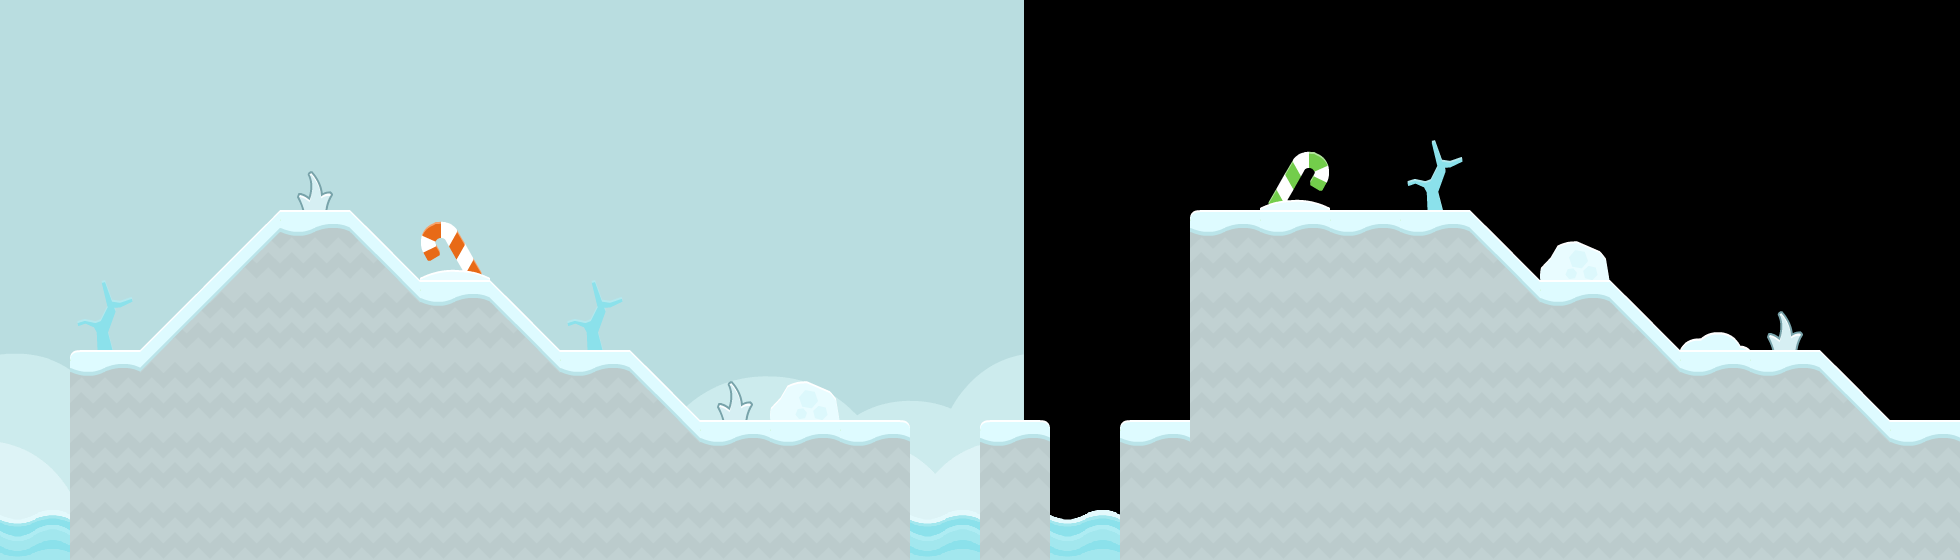

Tiled map render using the project's own tile images. Description and the map definition, with tile-layer contents summarised, below:
An orthogonal 28x8 tile map with 70x70 px tiles, 3 tile layers (tiles_background, tiles_terrain, tiles_foreground), 2 image layers and 12 objects (9x SNOW, start, target, effect_snow).

<map version="1.0" orientation="orthogonal" renderorder="right-down" width="28" height="8" tilewidth="70" tileheight="70" nextobjectid="232">
 <properties>
  <property name="blocks" value="stone_pyramid,stone_small_triangle_left,stone_small_triangle_right,stone_square,stone_square,wood_1x2_triangle_left,wood_1x2_triangle_left" />
  <property name="music" value="happy_level" />
 </properties>
 <tileset firstgid="1" name="tiles" tilewidth="70" tileheight="70" spacing="4" margin="2" tilecount="117">
  <image source="../../graphics/tiles.png" width="962" height="666" />
  <tile id="114">
   <animation>
    <frame tileid="114" duration="100" />
    <frame tileid="115" duration="100" />
    <frame tileid="116" duration="100" />
    <frame tileid="115" duration="100" />
   </animation>
  </tile>
 </tileset>
 <imagelayer name="background_b" x="1024" y="-300">
  <image source="../../graphics/backgrounds/blue_grass.png" />
 </imagelayer>
 <imagelayer name="background_a" y="-300">
  <image source="../../graphics/backgrounds/blue_shroom.png" />
 </imagelayer>
 <layer name="tiles_background" width="30" height="8">
  <data>[240 cells, 13 non-empty, 7 distinct tile ids]</data>
 </layer>
 <layer name="tiles_terrain" width="30" height="8">
  <data>[240 cells, 90 non-empty, 9 distinct tile ids]</data>
 </layer>
 <layer name="tiles_foreground" width="30" height="8">
  <data>[240 cells, 1 non-empty, 1 distinct tile ids]</data>
 </layer>
 <objectgroup name="terrain">
  <object id="215" type="SNOW" x="70" y="350">
   <polygon points="0,0 560,0 630,70 630,210 0,210" />
  </object>
  <object id="216" type="SNOW" x="140" y="350">
   <polygon points="0,0 140,-140 210,-140 280,-70 280,0" />
  </object>
  <object id="217" type="SNOW" x="420" y="280">
   <polygon points="0,0 70,0 140,70 0,70" />
  </object>
  <object id="220" type="SNOW" x="1120" y="420">
   <polygon points="0,0 840,0 840,140 0,140" />
  </object>
  <object id="221" type="SNOW" x="1190" y="210">
   <polygon points="0,0 280,0 350,70 350,210 0,210" />
  </object>
  <object id="223" type="SNOW" x="1540" y="280">
   <polygon points="0,0 70,0 140,70 140,140 0,140" />
  </object>
  <object id="224" type="SNOW" x="1680" y="350">
   <polygon points="0,0 140,0 210,70 0,70" />
  </object>
  <object id="227" type="SNOW" x="700" y="420">
   <polygon points="0,0 210,0 210,140 0,140" />
  </object>
  <object id="229" type="SNOW" x="980" y="420">
   <polygon points="0,0 70,0 70,140 0,140" />
  </object>
 </objectgroup>
 <objectgroup name="entities">
  <properties>
   <property name="blocks" value="wood_square_small_triangle_left,stone_square_small_triangle_left,stone_square" />
   <property name="music" value="happy_level" />
  </properties>
  <object id="4" name="start" type="start" x="560" y="280" width="70" height="70" />
  <object id="5" name="target" type="target" x="1330" y="140" width="70" height="70" />
 </objectgroup>
 <objectgroup name="background_effects" />
 <objectgroup name="foreground_effects">
  <object id="231" type="effect_snow" x="455" y="0" width="1995" height="70" />
 </objectgroup>
 <objectgroup name="npc" />
</map>
